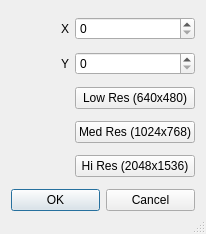
<?xml version="1.0" encoding="UTF-8"?>
<ui version="4.0">
 <class>GetImageSize</class>
 <widget class="QDialog" name="GetImageSize">
  <property name="geometry">
   <rect>
    <x>0</x>
    <y>0</y>
    <width>206</width>
    <height>234</height>
   </rect>
  </property>
  <property name="windowTitle">
   <string>Image Dimensions</string>
  </property>
  <property name="sizeGripEnabled">
   <bool>true</bool>
  </property>
  <layout class="QGridLayout">
   <property name="margin">
    <number>11</number>
   </property>
   <item row="2" column="1">
    <widget class="QPushButton" name="lowResButton">
     <property name="text">
      <string>Low Res (640x480)</string>
     </property>
    </widget>
   </item>
   <item row="4" column="1">
    <widget class="QPushButton" name="hiResButton">
     <property name="text">
      <string>Hi Res (2048x1536)</string>
     </property>
    </widget>
   </item>
   <item row="3" column="1">
    <widget class="QPushButton" name="medResButton">
     <property name="text">
      <string>Med Res (1024x768)</string>
     </property>
    </widget>
   </item>
   <item row="5" column="0" colspan="2">
    <layout class="QHBoxLayout">
     <item>
      <widget class="QPushButton" name="buttonOk">
       <property name="text">
        <string>OK</string>
       </property>
       <property name="shortcut">
        <number>0</number>
       </property>
       <property name="autoDefault">
        <bool>true</bool>
       </property>
       <property name="default">
        <bool>true</bool>
       </property>
      </widget>
     </item>
     <item>
      <widget class="QPushButton" name="buttonCancel">
       <property name="text">
        <string>Cancel</string>
       </property>
       <property name="shortcut">
        <number>0</number>
       </property>
       <property name="autoDefault">
        <bool>true</bool>
       </property>
      </widget>
     </item>
    </layout>
   </item>
   <item row="0" column="0">
    <widget class="QLabel" name="TextLabel1_2">
     <property name="text">
      <string>X</string>
     </property>
     <property name="alignment">
      <set>Qt::AlignRight|Qt::AlignTrailing|Qt::AlignVCenter</set>
     </property>
     <property name="wordWrap">
      <bool>false</bool>
     </property>
    </widget>
   </item>
   <item row="0" column="1">
    <widget class="QSpinBox" name="xValueSpinBox">
     <property name="maximum">
      <number>10000</number>
     </property>
    </widget>
   </item>
   <item row="1" column="1">
    <widget class="QSpinBox" name="yValueSpinBox">
     <property name="maximum">
      <number>10000</number>
     </property>
    </widget>
   </item>
   <item row="1" column="0">
    <widget class="QLabel" name="TextLabel1">
     <property name="text">
      <string>Y</string>
     </property>
     <property name="alignment">
      <set>Qt::AlignRight|Qt::AlignTrailing|Qt::AlignVCenter</set>
     </property>
     <property name="wordWrap">
      <bool>false</bool>
     </property>
    </widget>
   </item>
  </layout>
 </widget>
 <layoutdefault spacing="6" margin="11"/>
 <pixmapfunction>qPixmapFromMimeSource</pixmapfunction>
 <tabstops>
  <tabstop>xValueSpinBox</tabstop>
  <tabstop>yValueSpinBox</tabstop>
  <tabstop>lowResButton</tabstop>
  <tabstop>medResButton</tabstop>
  <tabstop>hiResButton</tabstop>
  <tabstop>buttonOk</tabstop>
  <tabstop>buttonCancel</tabstop>
 </tabstops>
 <resources/>
 <connections>
  <connection>
   <sender>buttonOk</sender>
   <signal>clicked()</signal>
   <receiver>GetImageSize</receiver>
   <slot>accept()</slot>
   <hints>
    <hint type="sourcelabel">
     <x>31</x>
     <y>209</y>
    </hint>
    <hint type="destinationlabel">
     <x>20</x>
     <y>20</y>
    </hint>
   </hints>
  </connection>
  <connection>
   <sender>buttonCancel</sender>
   <signal>clicked()</signal>
   <receiver>GetImageSize</receiver>
   <slot>reject()</slot>
   <hints>
    <hint type="sourcelabel">
     <x>124</x>
     <y>209</y>
    </hint>
    <hint type="destinationlabel">
     <x>20</x>
     <y>20</y>
    </hint>
   </hints>
  </connection>
  <connection>
   <sender>lowResButton</sender>
   <signal>clicked()</signal>
   <receiver>GetImageSize</receiver>
   <slot>lowres()</slot>
   <hints>
    <hint type="sourcelabel">
     <x>48</x>
     <y>101</y>
    </hint>
    <hint type="destinationlabel">
     <x>20</x>
     <y>20</y>
    </hint>
   </hints>
  </connection>
  <connection>
   <sender>medResButton</sender>
   <signal>clicked()</signal>
   <receiver>GetImageSize</receiver>
   <slot>medres()</slot>
   <hints>
    <hint type="sourcelabel">
     <x>48</x>
     <y>135</y>
    </hint>
    <hint type="destinationlabel">
     <x>20</x>
     <y>20</y>
    </hint>
   </hints>
  </connection>
  <connection>
   <sender>hiResButton</sender>
   <signal>clicked()</signal>
   <receiver>GetImageSize</receiver>
   <slot>hires()</slot>
   <hints>
    <hint type="sourcelabel">
     <x>48</x>
     <y>169</y>
    </hint>
    <hint type="destinationlabel">
     <x>20</x>
     <y>20</y>
    </hint>
   </hints>
  </connection>
 </connections>
</ui>
